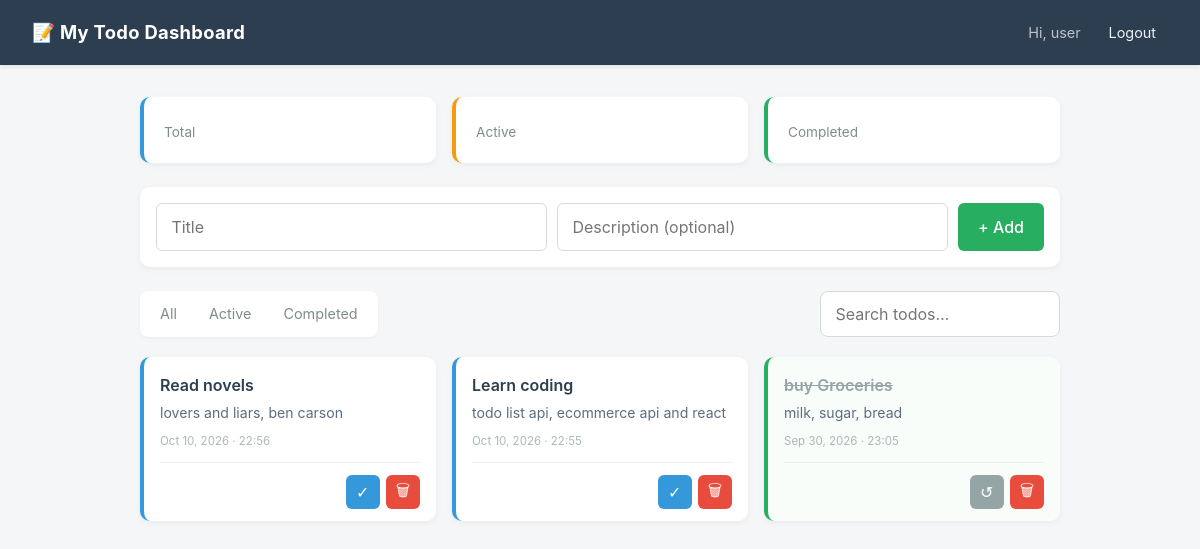
The page /dashboard/ (signed in) on the database its author committed.
### todo/models.py (models this page shows, shortened)
class Todo(models.Model):
    user = models.ForeignKey(User, on_delete=models.CASCADE, related_name='todos') #allows multiple users to have their own set of todos instead of a shared list for everyone
    title = models.CharField(max_length=200)
    description = models.TextField(blank=True)
    completed = models.BooleanField(default=False)
    created_at = models.DateTimeField(auto_now_add=True)
    updated_at = models.DateTimeField(auto_now=True)

### todo/views.py (the view, shortened to what this page needs)
# urls.py: path('dashboard/', dashboard, name='dashboard'),
@login_required
def dashboard(request):
    todos = Todo.objects.filter(user=request.user).order_by('-created_at')
    return render(request, 'dashboard.html', {'todos': todos})

### templates/dashboard.html (shortened to what this page needs)
{% extends 'base.html' %}
{% block content %}
<div class="stats">
    <div class="stat">
        <div class="stat-label">Total</div>
    </div>
    <div class="stat stat-active">
        <div class="stat-label">Active</div>
    </div>
    <div class="stat stat-done">
        <div class="stat-label">Completed</div>
    </div>
</div>
<div class="card add-card">
    <form method="post" class="add-form">
        <input type="text" name="title" placeholder="Title" required
               class="add-title">
        <input type="text" name="description" placeholder="Description (optional)"
               class="add-desc">
        <button type="submit" class="btn-primary btn-add">+ Add</button>
    </form>
</div>
<div class="toolbar">
    <div class="tabs">
        <a href="?status=all{% if search_query %}&search={{ search_query }}{% endif %}"
           class="tab {% if filter_status == 'all' %}active{% endif %}">All</a>
        <a href="?status=active{% if search_query %}&search={{ search_query }}{% endif %}"
           class="tab {% if filter_status == 'active' %}active{% endif %}">Active</a>
        <a href="?status=completed{% if search_query %}&search={{ search_query }}{% endif %}"
           class="tab {% if filter_status == 'completed' %}active{% endif %}">Completed</a>
    </div>
    <form method="get" class="search-form">
        <input type="text" name="search" placeholder="Search todos…"
               value="{{ search_query }}" class="search-input">
    </form>
</div>
{% if todos %}
    <div class="todo-grid">
        {% for todo in todos %}
            <div class="todo-card {% if todo.completed %}is-done{% endif %}">
                <div class="todo-card-body">
                    <div class="todo-card-title">{{ todo.title }}</div>
                    {% if todo.description %}
                        <div class="todo-card-desc">{{ todo.description }}</div>
                    {% endif %}
                    <div class="todo-card-date">
                        {{ todo.created_at|date:"M d, Y · H:i" }}
                    </div>
                </div>
                <div class="todo-card-actions">
                    <form method="post">
                        <button type="submit"
                                class="icon-btn toggle-btn {% if todo.completed %}done{% endif %}"
                                title="{% if todo.completed %}Mark as active{% else %}Mark as done{% endif %}">
                            {% if todo.completed %}↺{% else %}✓{% endif %}
                        </button>
                    </form>
                    <form method="post" onsubmit="return confirm('Delete this todo?');">
                        <button type="submit" class="icon-btn delete-btn" title="Delete">🗑</button>
                    </form>
                </div>
            </div>
        {% endfor %}
    </div>
{% endif %}
{% endblock %}

### templates/base.html (shortened to what this page needs)
<!DOCTYPE html>
<html lang="en">
<head>
</head>
<body>
    <header>
        <h1>📝 My Todo Dashboard</h1>
        <div class="user-info">
            {% if user.is_authenticated %}
                <span>Hi, {{ user.username }}</span>
                <a href="{% url 'logout' %}">Logout</a>
            {% else %}
                <a href="{% url 'login' %}">Login</a>
                <a href="{% url 'register' %}">Register</a>
            {% endif %}
        </div>
    </header>
    <main>
        {% block content %}{% endblock %}

### templates/base.html (style rules this page uses)
* { box-sizing: border-box; }
body { font-family: -apple-system, BlinkMacSystemFont, "Segoe UI", system-ui, sans-serif; background: #f4f6f8; margin: 0; color: #222; line-height: 1.5; }
header { background: #2c3e50; color: white; padding: 1rem 2rem; display: flex; justify-content: space-between; align-items: center; box-shadow: 0 2px 4px rgba(0,0,0,0.08); }
header h1 { margin: 0; font-size: 1.15rem; letter-spacing: 0.3px; }
header .user-info { font-size: 0.9rem; display: flex; align-items: center; gap: 1rem; }
header .user-info span { color: #bdc3c7; }
header a { color: #ecf0f1; text-decoration: none; font-size: 0.9rem; padding: 0.35rem 0.75rem; border-radius: 4px; transition: background 0.15s; }
main { max-width: 960px; margin: 2rem auto; padding: 0 1.25rem; }
.btn-primary { padding: 0.6rem 1.2rem; background: #27ae60; color: white; border: none; border-radius: 6px; font: inherit; font-weight: 500; cursor: pointer; transition: background 0.15s; }
.stats { display: grid; grid-template-columns: repeat(3, 1fr); gap: 1rem; margin-bottom: 1.5rem; }
.stat { background: white; padding: 1.25rem; border-radius: 10px; box-shadow: 0 2px 6px rgba(0,0,0,0.05); border-left: 4px solid #3498db; }
.stat-active { border-left-color: #f39c12; }
.stat-done { border-left-color: #27ae60; }
.stat-label { color: #7f8c8d; font-size: 0.85rem; margin-top: 0.35rem; }
.add-card { background: white; padding: 1rem; border-radius: 10px; box-shadow: 0 2px 6px rgba(0,0,0,0.05); margin-bottom: 1.5rem; }
.add-form { display: grid; grid-template-columns: 1fr 1fr auto; gap: 0.6rem; align-items: stretch; }
.add-form input { padding: 0.7rem 0.9rem; border: 1px solid #d5dbdb; border-radius: 6px; font: inherit; transition: border-color 0.15s; }
.btn-add { padding: 0 1.25rem; white-space: nowrap; }
.toolbar { display: flex; justify-content: space-between; align-items: center; gap: 1rem; margin-bottom: 1.25rem; flex-wrap: wrap; }
.tabs { display: flex; background: white; padding: 0.25rem; border-radius: 8px; box-shadow: 0 1px 3px rgba(0,0,0,0.05); }
.tab { padding: 0.5rem 1rem; text-decoration: none; color: #7f8c8d; font-size: 0.9rem; border-radius: 6px; transition: all 0.15s; }
.search-form { flex: 0 0 240px; }
.search-input { width: 100%; padding: 0.6rem 0.9rem; border: 1px solid #d5dbdb; border-radius: 8px; font: inherit; background: white; }
.todo-grid { display: grid; grid-template-columns: repeat(auto-fill, minmax(280px, 1fr)); gap: 1rem; }
.todo-card { background: white; border-radius: 10px; padding: 1rem 1rem 0.75rem; box-shadow: 0 2px 6px rgba(0,0,0,0.05); border-left: 4px solid #3498db; display: flex; flex-direction: column; justify-content: space-between; transition: transform 0.12s, box-shadow 0.12s; }
.todo-card.is-done { border-left-color: #27ae60; background: #f9fdfa; }
.todo-card-title { font-weight: 600; color: #2c3e50; font-size: 1rem; margin-bottom: 0.35rem; word-break: break-word; }
.todo-card.is-done .todo-card-title { text-decoration: line-through; color: #95a5a6; }
.todo-card-desc { color: #5d6d7e; font-size: 0.88rem; margin-bottom: 0.6rem; word-break: break-word; }
.todo-card-date { color: #aab7b8; font-size: 0.72rem; margin-top: auto; }
.todo-card-actions { display: flex; gap: 0.4rem; margin-top: 0.75rem; padding-top: 0.75rem; border-top: 1px solid #ecf0f1; justify-content: flex-end; }
.todo-card-actions form { margin: 0; }
.icon-btn { width: 34px; height: 34px; border: none; border-radius: 6px; cursor: pointer; font-size: 1rem; color: white; display: inline-flex; align-items: center; justify-content: center; transition: opacity 0.15s; }
.toggle-btn { background: #3498db; }
.toggle-btn.done { background: #95a5a6; }
.delete-btn { background: #e74c3c; }

### rows shown on the page
Todo: title "Read novels", description "lovers and liars, ben carson", created_at "Oct 10, 2026 · 22:56"
Todo: title "Learn coding", description "todo list api, ecommerce api and react", created_at "Oct 10, 2026 · 22:55"
Todo: title "buy Groceries", description "milk, sugar, bread", created_at "Sep 30, 2026 · 23:05"

### other values the page prints
{{ user.username }} "user"
